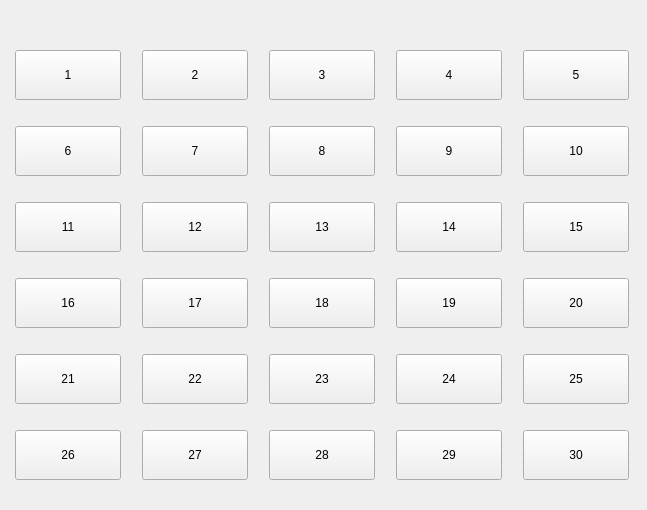
        <widget class="QWidget" name="tab_6">
         <attribute name="title">
          <string>剔废输出</string>
         </attribute>
         <widget class="QWidget" name="layoutWidget1_4">
          <property name="geometry">
           <rect>
            <x>10</x>
            <y>30</y>
            <width>628</width>
            <height>471</height>
           </rect>
          </property>
          <layout class="QGridLayout" name="gridLayout_8">
           <item row="0" column="4">
            <widget class="QPushButton" name="pb_cmdTestKick2">
             <property name="minimumSize">
              <size>
               <width>106</width>
               <height>50</height>
              </size>
             </property>
             <property name="maximumSize">
              <size>
               <width>106</width>
               <height>50</height>
              </size>
             </property>
             <property name="text">
              <string>3</string>
             </property>
             <property name="checkable">
              <bool>true</bool>
             </property>
             <property name="autoRepeat">
              <bool>false</bool>
             </property>
            </widget>
           </item>
           <item row="1" column="0">
            <widget class="QPushButton" name="pb_cmdTestKick5">
             <property name="minimumSize">
              <size>
               <width>106</width>
               <height>50</height>
              </size>
             </property>
             <property name="maximumSize">
              <size>
               <width>106</width>
               <height>50</height>
              </size>
             </property>
             <property name="text">
              <string>6</string>
             </property>
             <property name="checkable">
              <bool>true</bool>
             </property>
             <property name="autoRepeat">
              <bool>false</bool>
             </property>
            </widget>
           </item>
           <item row="0" column="2">
            <widget class="QPushButton" name="pb_cmdTestKick1">
             <property name="minimumSize">
              <size>
               <width>106</width>
               <height>50</height>
              </size>
             </property>
             <property name="maximumSize">
              <size>
               <width>106</width>
               <height>50</height>
              </size>
             </property>
             <property name="text">
              <string>2</string>
             </property>
             <property name="checkable">
              <bool>true</bool>
             </property>
             <property name="autoRepeat">
              <bool>false</bool>
             </property>
            </widget>
           </item>
           <item row="2" column="8">
            <widget class="QPushButton" name="pb_cmdTestKick14">
             <property name="minimumSize">
              <size>
               <width>106</width>
               <height>50</height>
              </size>
             </property>
             <property name="maximumSize">
              <size>
               <width>106</width>
               <height>50</height>
              </size>
             </property>
             <property name="text">
              <string>15</string>
             </property>
             <property name="checkable">
              <bool>true</bool>
             </property>
             <property name="autoRepeat">
              <bool>false</bool>
             </property>
            </widget>
           </item>
           <item row="0" column="0">
            <widget class="QPushButton" name="pb_cmdTestKick0">
             <property name="minimumSize">
              <size>
               <width>106</width>
               <height>50</height>
              </size>
             </property>
             <property name="maximumSize">
              <size>
               <width>106</width>
               <height>50</height>
              </size>
             </property>
             <property name="text">
              <string>1</string>
             </property>
             <property name="checkable">
              <bool>true</bool>
             </property>
             <property name="autoRepeat">
              <bool>false</bool>
             </property>
            </widget>
           </item>
           <item row="1" column="5">
            <spacer name="horizontalSpacer_13">
             <property name="orientation">
              <enum>Qt::Horizontal</enum>
             </property>
             <property name="sizeType">
              <enum>QSizePolicy::Fixed</enum>
             </property>
             <property name="sizeHint" stdset="0">
              <size>
               <width>10</width>
               <height>20</height>
              </size>
             </property>
            </spacer>
           </item>
           <item row="0" column="6">
            <widget class="QPushButton" name="pb_cmdTestKick3">
             <property name="minimumSize">
              <size>
               <width>106</width>
               <height>50</height>
              </size>
             </property>
             <property name="maximumSize">
              <size>
               <width>106</width>
               <height>50</height>
              </size>
             </property>
             <property name="text">
              <string>4</string>
             </property>
             <property name="checkable">
              <bool>true</bool>
             </property>
             <property name="autoRepeat">
              <bool>false</bool>
             </property>
            </widget>
           </item>
           <item row="4" column="4">
            <widget class="QPushButton" name="pb_cmdTestKick22">
             <property name="minimumSize">
              <size>
               <width>106</width>
               <height>50</height>
              </size>
             </property>
             <property name="maximumSize">
              <size>
               <width>106</width>
               <height>50</height>
              </size>
             </property>
             <property name="text">
              <string>23</string>
             </property>
             <property name="checkable">
              <bool>true</bool>
             </property>
             <property name="autoRepeat">
              <bool>false</bool>
             </property>
            </widget>
           </item>
           <item row="1" column="2">
            <widget class="QPushButton" name="pb_cmdTestKick6">
             <property name="minimumSize">
              <size>
               <width>106</width>
               <height>50</height>
              </size>
             </property>
             <property name="maximumSize">
              <size>
               <width>106</width>
               <height>50</height>
              </size>
             </property>
             <property name="text">
              <string>7</string>
             </property>
             <property name="checkable">
              <bool>true</bool>
             </property>
             <property name="autoRepeat">
              <bool>false</bool>
             </property>
            </widget>
           </item>
           <item row="2" column="4">
            <widget class="QPushButton" name="pb_cmdTestKick12">
             <property name="minimumSize">
              <size>
               <width>106</width>
               <height>50</height>
              </size>
             </property>
             <property name="maximumSize">
              <size>
               <width>106</width>
               <height>50</height>
              </size>
             </property>
             <property name="text">
              <string>13</string>
             </property>
             <property name="checkable">
              <bool>true</bool>
             </property>
             <property name="autoRepeat">
              <bool>false</bool>
             </property>
            </widget>
           </item>
           <item row="5" column="4">
            <widget class="QPushButton" name="pb_cmdTestKick27">
             <property name="minimumSize">
              <size>
               <width>106</width>
               <height>50</height>
              </size>
             </property>
             <property name="maximumSize">
              <size>
               <width>106</width>
               <height>50</height>
              </size>
             </property>
             <property name="text">
              <string>28</string>
             </property>
             <property name="checkable">
              <bool>true</bool>
             </property>
             <property name="autoRepeat">
              <bool>false</bool>
             </property>
            </widget>
           </item>
           <item row="1" column="8">
            <widget class="QPushButton" name="pb_cmdTestKick9">
             <property name="minimumSize">
              <size>
               <width>106</width>
               <height>50</height>
              </size>
             </property>
             <property name="maximumSize">
              <size>
               <width>106</width>
               <height>50</height>
              </size>
             </property>
             <property name="text">
              <string>10</string>
             </property>
             <property name="checkable">
              <bool>true</bool>
             </property>
             <property name="autoRepeat">
              <bool>false</bool>
             </property>
            </widget>
           </item>
           <item row="5" column="0">
            <widget class="QPushButton" name="pb_cmdTestKick25">
             <property name="minimumSize">
              <size>
               <width>106</width>
               <height>50</height>
              </size>
             </property>
             <property name="maximumSize">
              <size>
               <width>106</width>
               <height>50</height>
              </size>
             </property>
             <property name="text">
              <string>26</string>
             </property>
             <property name="checkable">
              <bool>true</bool>
             </property>
             <property name="autoRepeat">
              <bool>false</bool>
             </property>
            </widget>
           </item>
           <item row="4" column="2">
            <widget class="QPushButton" name="pb_cmdTestKick21">
             <property name="minimumSize">
              <size>
               <width>106</width>
               <height>50</height>
              </size>
             </property>
             <property name="maximumSize">
              <size>
               <width>106</width>
               <height>50</height>
              </size>
             </property>
             <property name="text">
              <string>22</string>
             </property>
             <property name="checkable">
              <bool>true</bool>
             </property>
             <property name="autoRepeat">
              <bool>false</bool>
             </property>
            </widget>
           </item>
           <item row="5" column="8">
            <widget class="QPushButton" name="pb_cmdTestKick29">
             <property name="minimumSize">
              <size>
               <width>106</width>
               <height>50</height>
              </size>
             </property>
             <property name="maximumSize">
              <size>
               <width>106</width>
               <height>50</height>
              </size>
             </property>
             <property name="text">
              <string>30</string>
             </property>
             <property name="checkable">
              <bool>true</bool>
             </property>
             <property name="autoRepeat">
              <bool>false</bool>
             </property>
            </widget>
           </item>
           <item row="0" column="8">
            <widget class="QPushButton" name="pb_cmdTestKick4">
             <property name="minimumSize">
              <size>
               <width>106</width>
               <height>50</height>
              </size>
             </property>
             <property name="maximumSize">
              <size>
               <width>106</width>
               <height>50</height>
              </size>
             </property>
             <property name="text">
              <string>5</string>
             </property>
             <property name="checkable">
              <bool>true</bool>
             </property>
             <property name="autoRepeat">
              <bool>false</bool>
             </property>
            </widget>
           </item>
           <item row="4" column="6">
            <widget class="QPushButton" name="pb_cmdTestKick23">
             <property name="minimumSize">
              <size>
               <width>106</width>
               <height>50</height>
              </size>
             </property>
             <property name="maximumSize">
              <size>
               <width>106</width>
               <height>50</height>
              </size>
             </property>
             <property name="text">
              <string>24</string>
             </property>
             <property name="checkable">
              <bool>true</bool>
             </property>
             <property name="autoRepeat">
              <bool>false</bool>
             </property>
            </widget>
           </item>
           <item row="3" column="2">
            <widget class="QPushButton" name="pb_cmdTestKick16">
             <property name="minimumSize">
              <size>
               <width>106</width>
               <height>50</height>
              </size>
             </property>
             <property name="maximumSize">
              <size>
               <width>106</width>
               <height>50</height>
              </size>
             </property>
             <property name="text">
              <string>17</string>
             </property>
             <property name="checkable">
              <bool>true</bool>
             </property>
             <property name="autoRepeat">
              <bool>false</bool>
             </property>
            </widget>
           </item>
           <item row="3" column="8">
            <widget class="QPushButton" name="pb_cmdTestKick19">
             <property name="minimumSize">
              <size>
               <width>106</width>
               <height>50</height>
              </size>
             </property>
             <property name="maximumSize">
              <size>
               <width>106</width>
               <height>50</height>
              </size>
             </property>
             <property name="text">
              <string>20</string>
             </property>
             <property name="checkable">
              <bool>true</bool>
             </property>
             <property name="autoRepeat">
              <bool>false</bool>
             </property>
            </widget>
           </item>
           <item row="3" column="4">
            <widget class="QPushButton" name="pb_cmdTestKick17">
             <property name="minimumSize">
              <size>
               <width>106</width>
               <height>50</height>
              </size>
             </property>
             <property name="maximumSize">
              <size>
               <width>106</width>
               <height>50</height>
              </size>
             </property>
             <property name="text">
              <string>18</string>
             </property>
             <property name="checkable">
              <bool>true</bool>
             </property>
             <property name="autoRepeat">
              <bool>false</bool>
             </property>
            </widget>
           </item>
           <item row="3" column="6">
            <widget class="QPushButton" name="pb_cmdTestKick18">
             <property name="minimumSize">
              <size>
               <width>106</width>
               <height>50</height>
              </size>
             </property>
             <property name="maximumSize">
              <size>
               <width>106</width>
               <height>50</height>
              </size>
             </property>
             <property name="text">
              <string>19</string>
             </property>
             <property name="checkable">
              <bool>true</bool>
             </property>
             <property name="autoRepeat">
              <bool>false</bool>
             </property>
            </widget>
           </item>
           <item row="1" column="6">
            <widget class="QPushButton" name="pb_cmdTestKick8">
             <property name="minimumSize">
              <size>
               <width>106</width>
               <height>50</height>
              </size>
             </property>
             <property name="maximumSize">
              <size>
               <width>106</width>
               <height>50</height>
              </size>
             </property>
             <property name="text">
              <string>9</string>
             </property>
             <property name="checkable">
              <bool>true</bool>
             </property>
             <property name="autoRepeat">
              <bool>false</bool>
             </property>
            </widget>
           </item>
           <item row="5" column="2">
            <widget class="QPushButton" name="pb_cmdTestKick26">
             <property name="minimumSize">
              <size>
               <width>106</width>
               <height>50</height>
              </size>
             </property>
             <property name="maximumSize">
              <size>
               <width>106</width>
               <height>50</height>
              </size>
             </property>
             <property name="text">
              <string>27</string>
             </property>
             <property name="checkable">
              <bool>true</bool>
             </property>
             <property name="autoRepeat">
              <bool>false</bool>
             </property>
            </widget>
           </item>
           <item row="2" column="0">
            <widget class="QPushButton" name="pb_cmdTestKick10">
             <property name="minimumSize">
              <size>
               <width>106</width>
               <height>50</height>
              </size>
             </property>
             <property name="maximumSize">
              <size>
               <width>106</width>
               <height>50</height>
              </size>
             </property>
             <property name="text">
              <string>11</string>
             </property>
             <property name="checkable">
              <bool>true</bool>
             </property>
             <property name="autoRepeat">
              <bool>false</bool>
             </property>
            </widget>
           </item>
           <item row="1" column="4">
            <widget class="QPushButton" name="pb_cmdTestKick7">
             <property name="minimumSize">
              <size>
               <width>106</width>
               <height>50</height>
              </size>
             </property>
             <property name="maximumSize">
              <size>
               <width>106</width>
               <height>50</height>
              </size>
             </property>
             <property name="text">
              <string>8</string>
             </property>
             <property name="checkable">
              <bool>true</bool>
             </property>
             <property name="autoRepeat">
              <bool>false</bool>
             </property>
            </widget>
           </item>
           <item row="1" column="1">
            <spacer name="horizontalSpacer_11">
             <property name="orientation">
              <enum>Qt::Horizontal</enum>
             </property>
             <property name="sizeType">
              <enum>QSizePolicy::Fixed</enum>
             </property>
             <property name="sizeHint" stdset="0">
              <size>
               <width>10</width>
               <height>20</height>
              </size>
             </property>
            </spacer>
           </item>
           <item row="2" column="6">
            <widget class="QPushButton" name="pb_cmdTestKick13">
             <property name="minimumSize">
              <size>
               <width>106</width>
               <height>50</height>
              </size>
             </property>
             <property name="maximumSize">
              <size>
               <width>106</width>
               <height>50</height>
              </size>
             </property>
             <property name="text">
              <string>14</string>
             </property>
             <property name="checkable">
              <bool>true</bool>
             </property>
             <property name="autoRepeat">
              <bool>false</bool>
             </property>
            </widget>
           </item>
           <item row="5" column="6">
            <widget class="QPushButton" name="pb_cmdTestKick28">
             <property name="minimumSize">
              <size>
               <width>106</width>
               <height>50</height>
              </size>
             </property>
             <property name="maximumSize">
              <size>
               <width>106</width>
               <height>50</height>
              </size>
             </property>
             <property name="text">
              <string>29</string>
             </property>
             <property name="checkable">
              <bool>true</bool>
             </property>
             <property name="autoRepeat">
              <bool>false</bool>
             </property>
            </widget>
           </item>
           <item row="2" column="2">
            <widget class="QPushButton" name="pb_cmdTestKick11">
             <property name="minimumSize">
              <size>
               <width>106</width>
               <height>50</height>
              </size>
             </property>
             <property name="maximumSize">
              <size>
               <width>106</width>
               <height>50</height>
              </size>
             </property>
             <property name="text">
              <string>12</string>
             </property>
             <property name="checkable">
              <bool>true</bool>
             </property>
             <property name="autoRepeat">
              <bool>false</bool>
             </property>
            </widget>
           </item>
           <item row="1" column="3">
            <spacer name="horizontalSpacer_12">
             <property name="orientation">
              <enum>Qt::Horizontal</enum>
             </property>
             <property name="sizeType">
              <enum>QSizePolicy::Fixed</enum>
             </property>
             <property name="sizeHint" stdset="0">
              <size>
               <width>10</width>
               <height>20</height>
              </size>
             </property>
            </spacer>
           </item>
           <item row="3" column="0">
            <widget class="QPushButton" name="pb_cmdTestKick15">
             <property name="minimumSize">
              <size>
               <width>106</width>
               <height>50</height>
              </size>
             </property>
             <property name="maximumSize">
              <size>
               <width>106</width>
               <height>50</height>
              </size>
             </property>
             <property name="text">
              <string>16</string>
             </property>
             <property name="checkable">
              <bool>true</bool>
             </property>
             <property name="autoRepeat">
              <bool>false</bool>
             </property>
            </widget>
           </item>
           <item row="4" column="0">
            <widget class="QPushButton" name="pb_cmdTestKick20">
             <property name="minimumSize">
              <size>
               <width>106</width>
               <height>50</height>
              </size>
             </property>
             <property name="maximumSize">
              <size>
               <width>106</width>
               <height>50</height>
              </size>
             </property>
             <property name="text">
              <string>21</string>
             </property>
             <property name="checkable">
              <bool>true</bool>
             </property>
             <property name="autoRepeat">
              <bool>false</bool>
             </property>
            </widget>
           </item>
           <item row="4" column="8">
            <widget class="QPushButton" name="pb_cmdTestKick24">
             <property name="minimumSize">
              <size>
               <width>106</width>
               <height>50</height>
              </size>
             </property>
             <property name="maximumSize">
              <size>
               <width>106</width>
               <height>50</height>
              </size>
             </property>
             <property name="text">
              <string>25</string>
             </property>
             <property name="checkable">
              <bool>true</bool>
             </property>
             <property name="autoRepeat">
              <bool>false</bool>
             </property>
            </widget>
           </item>
           <item row="1" column="7">
            <spacer name="horizontalSpacer_14">
             <property name="orientation">
              <enum>Qt::Horizontal</enum>
             </property>
             <property name="sizeType">
              <enum>QSizePolicy::Fixed</enum>
             </property>
             <property name="sizeHint" stdset="0">
              <size>
               <width>10</width>
               <height>20</height>
              </size>
             </property>
            </spacer>
           </item>
          </layout>
         </widget>
        </widget>
